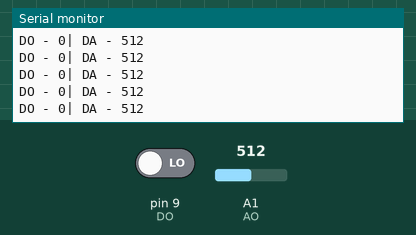
The sketch below on a simulated Arduino Uno, built with avr-gcc and run on an emulated ATmega328P. On the bench: the last lines printed to the serial monitor. Inputs (shaded band) come from the test bench; at power-on: A1 (AO) = 512, pin 9 (DO) LOW.

Above: at 1.2 s.
1.3 s: A1 (AO) set to 716
At 1.56 s:
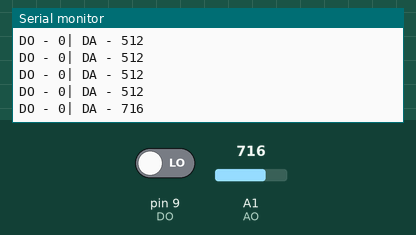
2.8 s: pin 9 (DO) driven HIGH
At 2.96 s:
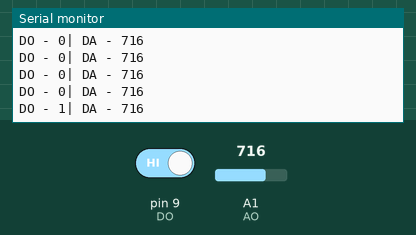
4.3 s: A1 (AO) set to 900
At 4.36 s:
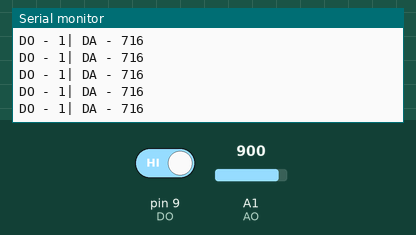
5.8 s: pin 9 (DO) driven LOW
At 5.97 s:
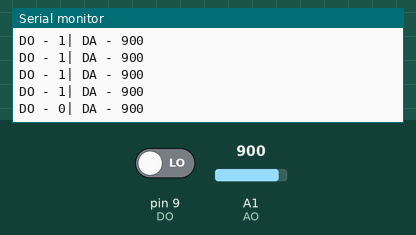
Timing chart, 0 to 8.3 s (numbered marks = the images above; inputs shaded):
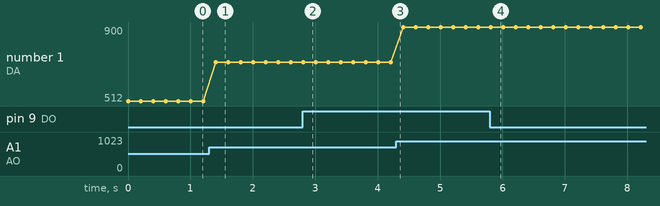

The sketch:

irsensor.ino
```cpp
/*
 * TRCT5000 IR Obstacle Avoidance Sensor Module
 *
 * http://www.sainsmart.com/infrared-reflective-photoelectric-switch-ir-barrier-line-track-sensor-tcrt5000l.html
 */

const int DO = 9;
const int AO = 1;

void setup() {
  // put your setup code here, to run once:
  pinMode(DO, INPUT);
  pinMode(AO, INPUT);
  Serial.begin(9600);
}

void loop() {
  // put your main code here, to run repeatedly:
  if (Serial) {
    Serial.print("DO - ");
    Serial.print(digitalRead(DO));
    Serial.print("| DA - ");
    Serial.print(analogRead(AO));
    Serial.print("\n");
  }
  delay(200);
}
```

Measured:
- after the input at 1.3 s, the serial monitor: prints a new line after 0.10 s (image 1)
- after the input at 2.8 s, the serial monitor: prints a new line at once (image 2)
- after the input at 5.8 s, the serial monitor: prints a new line at once (image 4)
- plotted number 1: 512 → 716 after the input at 1.3 s, 716 → 900 after the input at 4.3 s
